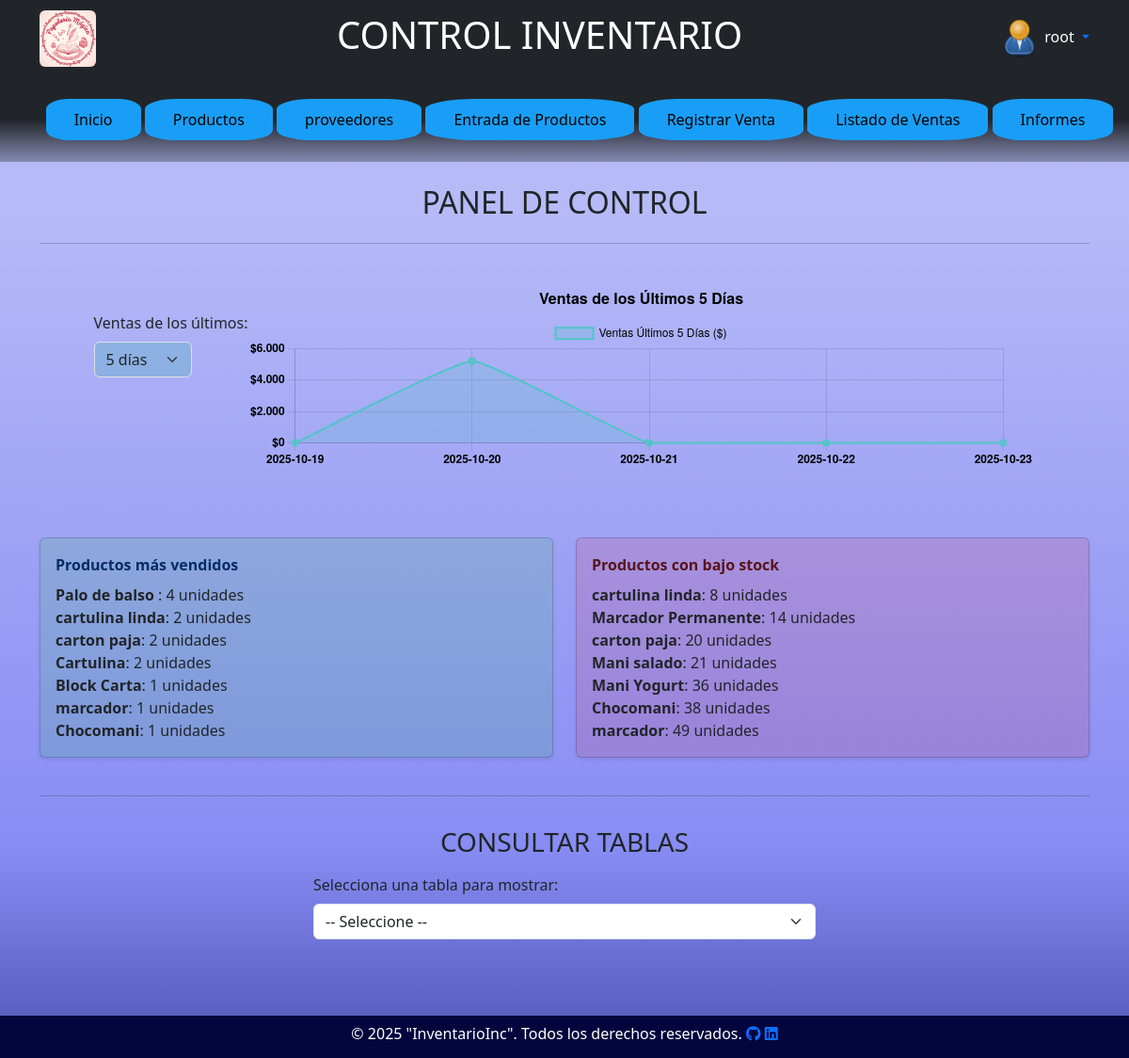
Page /proyectoInventario/dashboard.php (signed in) on the earlier database version.
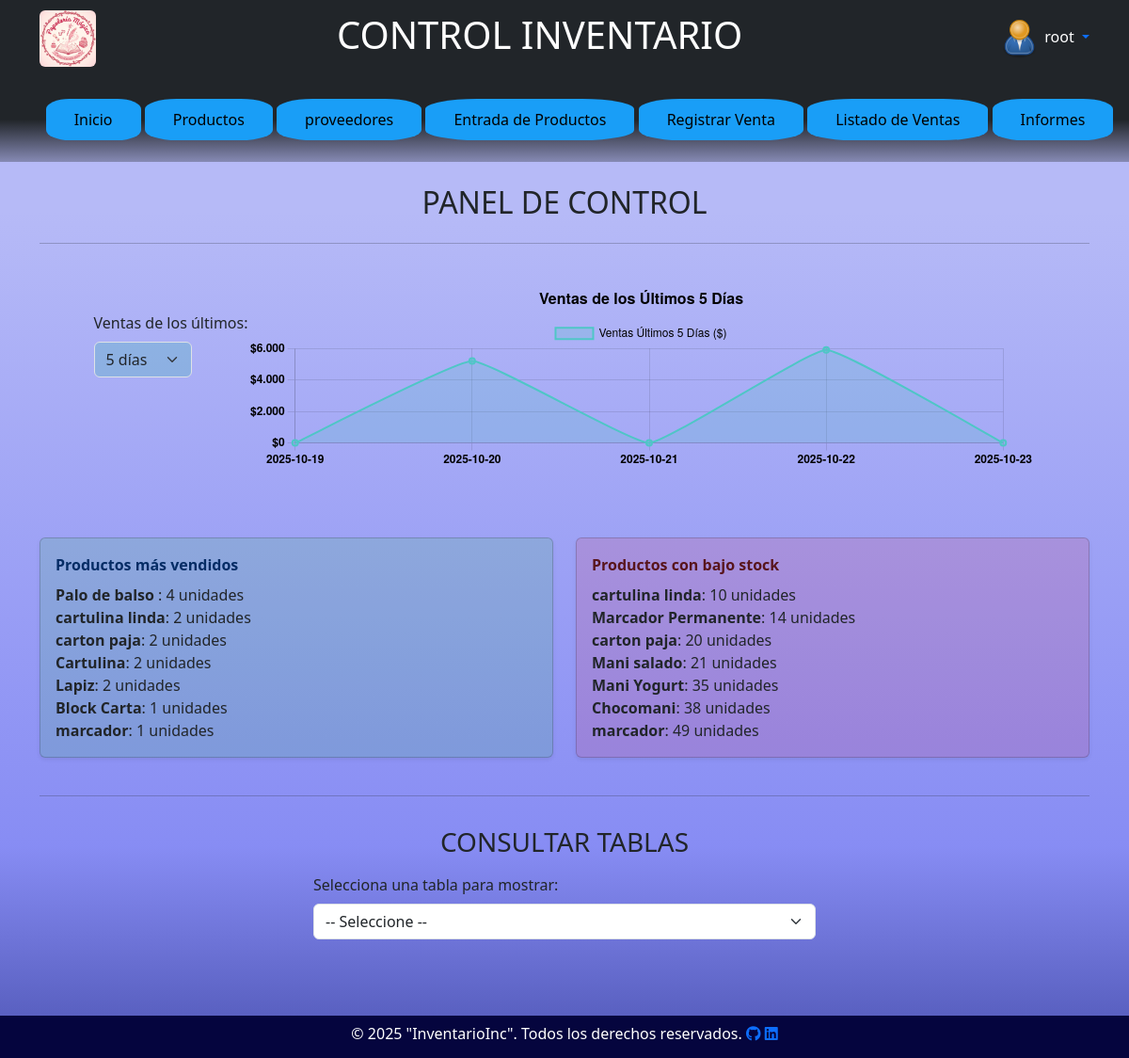
Same page on the later database version.
### tables this page shows
CREATE TABLE `productos` (
  `idProducto` int NOT NULL AUTO_INCREMENT,
  `nombreProducto` varchar(45) NOT NULL,
  `descripcionProducto` varchar(120) NOT NULL,
  `cantidad` int NOT NULL DEFAULT '0',
  `precioVenta` decimal(10,2) NOT NULL DEFAULT '0.00',
  `precioCompra` decimal(10,2) NOT NULL DEFAULT '0.00',
  `proveedorId` int NOT NULL,
  `CategoriaId` int NOT NULL,
  PRIMARY KEY (`idProducto`),
  KEY `proveedorId_idx` (`proveedorId`),
  KEY `categoriaId_idx` (`CategoriaId`),
  CONSTRAINT `categoriaId` FOREIGN KEY (`CategoriaId`) REFERENCES `categorias` (`idCategoria`) ON UPDATE CASCADE,
  CONSTRAINT `proveedor_Id` FOREIGN KEY (`proveedorId`) REFERENCES `proveedores` (`idProveedor`)
);

### proyectoInventario/queries/dashboard_querie.php (called while the page is built, shortened)
<?php
function getTopSellingProducts(mysqli $conn, int $limit = 7): array|false
{
    $limit = max(1, $limit);
    $sql = "SELECT P.nombreProducto, SUM(DV.cantidad) AS total_vendido FROM detalle_venta DV JOIN productos P ON DV.productoId = P.idProducto GROUP BY P.idProducto, P.nombreProducto ORDER BY total_vendido DESC LIMIT ?";
    $stmt = $conn->prepare($sql);
    $stmt->bind_param('i', $limit);
    if (!$stmt->execute()) { $stmt->close(); return false; }
    $result = $stmt->get_result();
    $products = $result ? $result->fetch_all(MYSQLI_ASSOC) : [];
    return $products;
}
function getLowStockProducts(mysqli $conn, int $limit = 7): array|false
{
    $limit = max(1, $limit);
    $sql = "SELECT nombreProducto, cantidad FROM Productos ORDER BY cantidad ASC LIMIT ?";
    $stmt = $conn->prepare($sql);
    $stmt->bind_param('i', $limit);
    if (!$stmt->execute()) { $stmt->close(); return false; }
    $result = $stmt->get_result();
    $products = $result ? $result->fetch_all(MYSQLI_ASSOC) : [];
    return $products;
}
?>

### proyectoInventario/dashboard.php (the view, shortened to what this page needs)
<?php
require_once("db.php");
require_once("queries/dashboard_querie.php");
include("includes/header.php");
$selectedOption = '';
$topSellingProducts = getTopSellingProducts($conn, 7);
$lowStockProducts = getLowStockProducts($conn, 7);
$days = isset($_GET['days']) ? (int)$_GET['days'] : 5;
?>
<div class="container">
    <h2 class="mx-0 my-4 text-center">PANEL DE CONTROL</h2>
    <hr>
    <div class="d-flex justify-content-center align-items-center mb-5">
    <form method="GET" class="mb-3">
    <label for="days" class="form-label">Ventas de los últimos:</label>
    <select name="days" id="days" class="form-select w-auto" style="background-color: rgba(70, 180, 180, 0.3)" onchange="this.form.submit()">
        <option value="5"  <?= $days == 5 ? 'selected' : '' ?>>5 días</option>
    </select>
</form>
        <canvas class="my-4 w-100" id="miGrafico" style="max-width: 75%; height: auto;"></canvas>
    </div>
    <div class="row mb-4 justify-content-center">
        <div class="col-md-6 mb-3">
            <div class="card shadow-sm h-100" style="background-color: rgba(0, 216, 0, 0.1);">
                 <div class="card-body d-flex flex-column">
                    <strong class="d-block mb-2 text-primary-emphasis">Productos más vendidos</strong>
                    <ul class="list-unstyled mb-0">
                        <?php if ($topSellingProducts === false) : ?><li>Error al cargar datos.</li>
                        <?php elseif (!empty($topSellingProducts)) : foreach ($topSellingProducts as $product) : ?>
                            <li><strong><?= htmlspecialchars($product['nombreProducto']) ?></strong>: <?= htmlspecialchars($product['total_vendido']) ?> unidades</li>
                        <?php endforeach; else : ?><li>No hay productos vendidos recientemente.</li><?php endif; ?>
                    </ul>
                 </div>
            </div>
        </div>
        <div class="col-md-6 mb-3">
            <div class="card shadow-sm h-100" style="background-color: rgba(255, 0, 0, 0.1);">
                <div class="card-body d-flex flex-column">
                    <strong class="d-block mb-2 text-danger-emphasis">Productos con bajo stock</strong>
                     <ul class="list-unstyled mb-0">
                       <?php if ($lowStockProducts === false) : ?><li>Error al cargar datos.</li>
                       <?php elseif (!empty($lowStockProducts)) : foreach ($lowStockProducts as $product) : ?>
                            <li><strong><?= htmlspecialchars($product['nombreProducto']) ?></strong>: <?= htmlspecialchars($product['cantidad']) ?> unidades</li>
                       <?php endforeach; else : ?><li>No hay productos con bajo inventario.</li><?php endif; ?>
                    </ul>
                </div>
            </div>
        </div>
    </div>
    <hr>
    <div class="container mt-4 mb-3">
        <form action="dashboard.php" method="POST" id="selectTableForm">
            <div class="row justify-content-center">
                <div class="col-md-8 col-lg-6">
                    <h3 class='text-center p-2'>CONSULTAR TABLAS</h3>
                    <div class="form-group mb-3">
                        <label for="opcion" class="form-label">Selecciona una tabla para mostrar:</label>
                        <select class="form-select" id="opcion" name="opcion" onchange="this.form.submit()"> <option value="" <?= ($selectedOption == '') ? 'selected' : '' ?>>-- Seleccione --</option>
                        </select>
                    </div>
                    </div>
            </div>
        </form>
    </div>
</div>
<?php include("includes/footer.php"); ?>

### proyectoInventario/includes/header.php (shortened to what this page needs)
<!DOCTYPE html>
<html lang="es">
<head>
    <link href="https://cdn.jsdelivr.net/npm/bootstrap@5.3.3/dist/css/bootstrap.min.css" rel="stylesheet">
    <link rel="stylesheet" href="./css/style.css">
</head>
<body>
<header class="navbar navbar-dark bg-dark">
    <div class="container">
        <img src="imagenes/logo1.png" alt="LOGO-DEFECTO" class="rounded" width="60" height="60">
        <a href="dashboard.php" class="navbar-brand"><h1>CONTROL INVENTARIO</h1></a>
        <div class="dropdown">
            <a href="#" class="dropdown-toggle" data-toggle="dropdown">
                <img src="imagenes/icon_user.png" alt="Usuario" class="rounded-circle" width="45" height="45">
                <span class="text-white"><?php echo $_SESSION['nombreUsuario']; ?></span>
            </a>
        </div>
    </div>
</header>
<nav id="mainNav" class="navbar-expand-md navbar-dark bg-dark">
    <ul class="flex-column mt-3">
        <a href="dashboard.php" class="caja_nav icon-link icon-link-hover">Inicio</a>
        <a href="productos.php" class="caja_nav">Productos</a>
        <a href="proveedores.php" class="caja_nav">proveedores</a>
        <a href="entradaproductos.php" class="caja_nav">Entrada de Productos</a>
        <a href="ventas.php" class="caja_nav">Registrar Venta</a>
        <a href="listado_ventas.php" class="caja_nav">Listado de Ventas</a>
        <a href="informes.php" class="caja_nav">Informes</a>
    </ul>
</nav>

### proyectoInventario/includes/footer.php (shortened to what this page needs)
    <footer>
        <p>&copy; 2025 "InventarioInc". Todos los derechos reservados.
        <a target="_blank" href="https://github.com/Cristhian1025"><i class="fa-brands fa-github"></i></a>
        <a target="_blank" href="https://www.linkedin.com/in/cristhian-andrey-poveda-gaviria-21075a1b0/"><i class="fa-brands fa-linkedin"></i></a>
        </p>
    </footer>
</body>
</html>

### proyectoInventario/css/style.css (style rules this page uses)
body { background: linear-gradient( to top, #4e55b4 0%, #5f66f0bf 20%, #b6baf7 80% ); min-height: 100vh; margin-bottom: 60px; }
nav { background-color: #05053e; color: white; text-align: center; padding: 7px; }
#mainNav { background: linear-gradient( to top, #b6baf7ac 0%, #212529 50% ); }
a { text-decoration: none; }
footer { background-color: #05053e; color: white; text-align: center; position: fixed; bottom: 0; width: 100%; height: 45px; padding-top: 7px; }
body { min-height: 100vh; margin-bottom: 60px; background-image: linear-gradient (to top, #ebd4cd, #43f0e2); }
.caja_nav { display: inline-block; background: #199ef7; color:black; padding: 10px 30px; text-align: center; border-radius: 25%; height: 14%; }
form { padding-bottom: 50px; }

Differences in the rows shown:
changed productos "cartulina linda": cantidad "8" → "10"
changed productos "Mani Yogurt": cantidad "36" → "35"
Other differences:
chart data {{ json_encode($chartData['data'] ?? []) }}: [0,"5200.00",0,0,0] → [0,"5200.00",0,"5900.00",0]
new list line: "Lapiz : 2 unidades"
list line gone: "Chocomani : 1 unidades"
